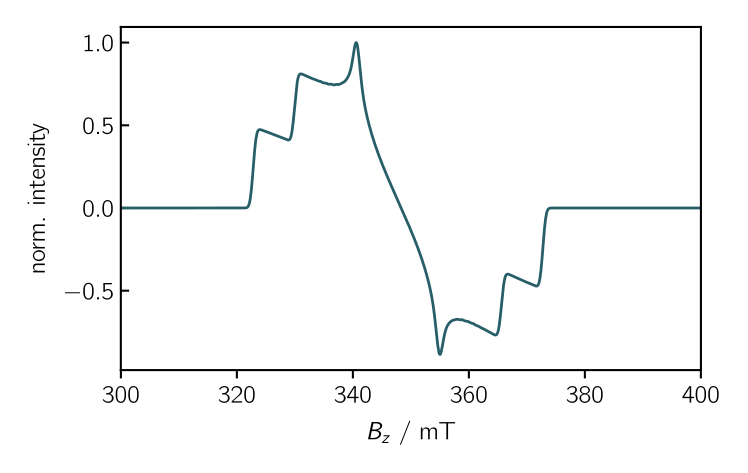

Write Python code to recreate this figure.
import teacups.classes as cl
import teacups.simulations as sim
import numpy as np
import matplotlib.pyplot as plt

plt.style.use("stylesheet.mplstyle")

Sys = cl.Sys()
Exp = cl.Exp()
SimOpt = cl.SimOpt()

# choose a triplet spin system
Sys.spin_system = "trip"

# set up g-tensors of the triplet
Sys.g_tri = [2.003, 2.003, 2.003]

# define triplet ZFS
Sys.D_tri = 700
Sys.E_tri = -100

# define initial state
Sys.precursor = "zf"
Sys.population = [1, 0, 0]

# define decay time and line width
Sys.decay = 1e-6
Sys.width_gauss = 1

# experimental setup
Exp.B_z = np.linspace(300, 400, 1024)
Exp.t_scale = [0, 2e-6]
Exp.t_points = 2
Exp.B_mw = 0.001
Exp.freq_mw = 9.75e9

# simulation options
SimOpt.grid_points = 40

# do the simulation
spec_sim = sim.teacups(Sys, Exp, SimOpt)
spec_sim = spec_sim.real[1] / max(abs(spec_sim.real[1]))


plt.figure()
plt.plot(Exp.B_z, spec_sim)

plt.xlabel("$B_z$ / mT")
plt.ylabel("norm. intensity")

# plt.savefig("triplet_2D_hilbert.pdf")
